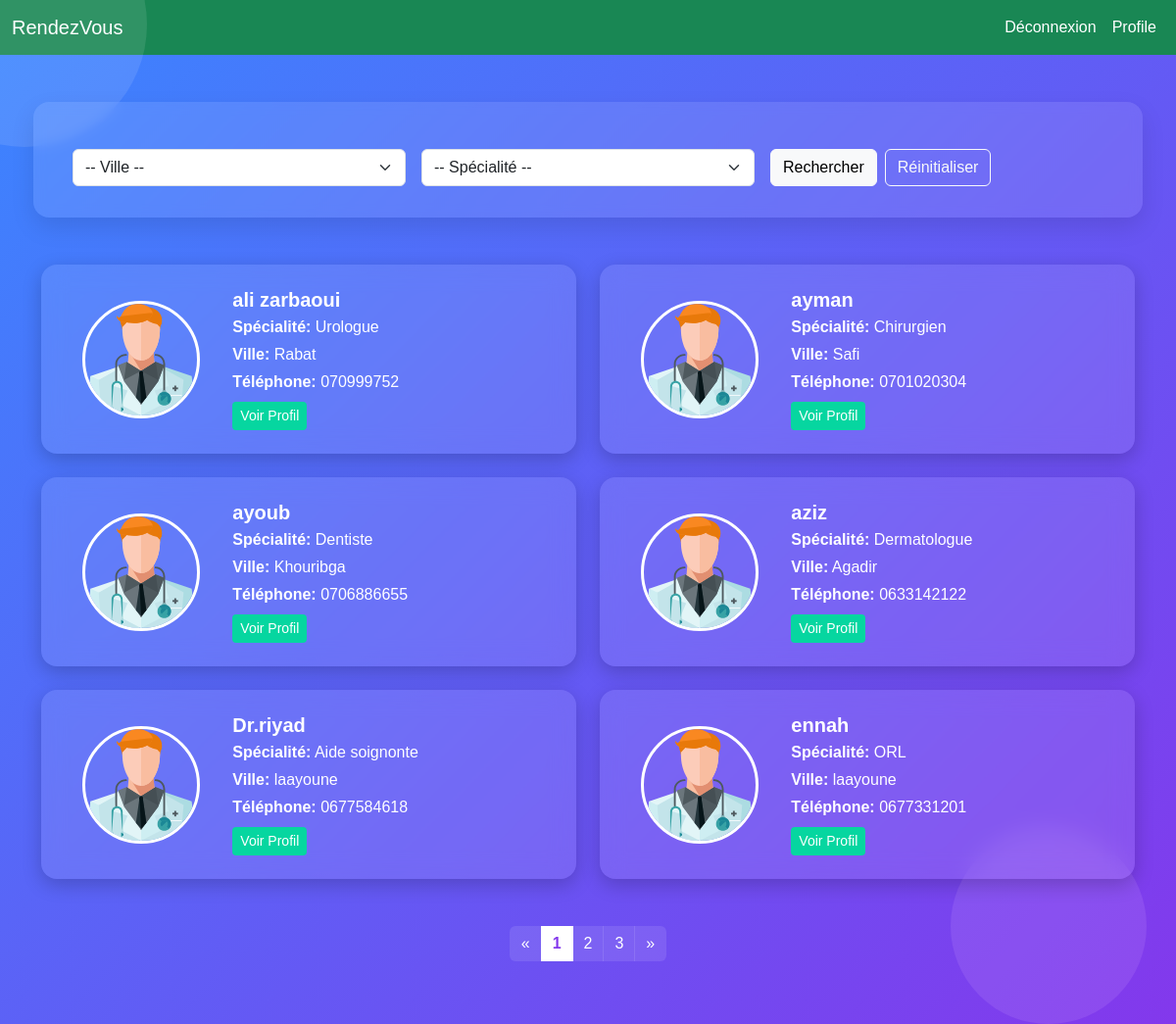
The page /patient.php (signed in) on the database its author committed.
### tables this page shows
CREATE TABLE `docteurs` (
  `id` int NOT NULL,
  `nom` varchar(200) DEFAULT NULL,
  `tel` varchar(200) DEFAULT NULL,
  `specialites_id` int DEFAULT NULL,
  `ville_id` int DEFAULT NULL,
  `user_id` int DEFAULT NULL
);

CREATE TABLE `specialites` (
  `id` int NOT NULL,
  `nom` varchar(200) DEFAULT NULL
);

CREATE TABLE `ville` (
  `id` int NOT NULL,
  `nom` varchar(200) DEFAULT NULL
);

### patient.php (the view, shortened to what this page needs)
<?php
include "db.php";
include "nav.php";
$filtre_ville = $_GET['ville'] ?? '';
$filtre_specialite = $_GET['specialite'] ?? '';
$par_page = 6;
$page = isset($_GET['page']) && is_numeric($_GET['page']) ? (int) $_GET['page'] : 1;
$offset = ($page - 1) * $par_page;
$sql_count = "SELECT COUNT(*) FROM docteurs d
    JOIN ville v ON d.ville_id = v.id
    JOIN specialites s ON d.specialites_id = s.id";
$params_count = [];
$stmt_count = $pdo->prepare($sql_count);
$stmt_count->execute($params_count);
$total = $stmt_count->fetchColumn();
$total_pages = ceil($total / $par_page);
$sql = "SELECT d.id, d.nom, d.tel, s.nom AS specialite, v.nom AS ville
    FROM docteurs d
    JOIN ville v ON d.ville_id = v.id
    JOIN specialites s ON d.specialites_id = s.id";
$params = [];
$sql .= " ORDER BY d.nom ASC LIMIT $par_page OFFSET $offset";
$stmt = $pdo->prepare($sql);
$stmt->execute($params);
$docteurs = $stmt->fetchAll();
?>
<!DOCTYPE html>
<html lang="en">
<head>
    <link rel="stylesheet" href="css/bootstrap.min.css">
</head>
</head>
<body>
<div class="background-shape shape1"></div>
<div class="background-shape shape2"></div>
<div class="container">
  <form method="get" class="row g-3 filter-box">
    <div class="col-md-4">
      <select name="ville" class="form-select">
        <option value="">-- Ville --</option>
      </select>
    </div>
    <div class="col-md-4">
      <select name="specialite" class="form-select">
        <option value="">-- Spécialité --</option>
      </select>
    </div>
    <div class="col-md-4 d-flex gap-2">
      <button class="btn btn-light">Rechercher</button>
      <a href="patient.php" class="btn btn-outline-light">Réinitialiser</a>
    </div>
  </form>
  <div class="my-5">
    <?php if (count($docteurs)): ?>
      <div class="row row-cols-1 row-cols-md-2 g-4">
        <?php foreach ($docteurs as $d): ?>
          <div class="col">
            <div class="card-doctor">
              <div class="row g-3 align-items-center">
                <div class="col-md-4 text-center">
                  <img src="doctor-svgrepo-com (2).svg" alt="Photo docteur" class="doctor-img">
                </div>
                <div class="col-md-8">
                  <h5 class="fw-bold mb-1"><?= htmlspecialchars($d['nom']) ?></h5>
                  <p class="mb-1"><strong>Spécialité:</strong> <?= htmlspecialchars($d['specialite']) ?></p>
                  <p class="mb-1"><strong>Ville:</strong> <?= htmlspecialchars($d['ville']) ?></p>
                  <p class="mb-2"><strong>Téléphone:</strong> <?= htmlspecialchars($d['tel']) ?></p>
                  <a href="profile.php?id=<?= $d['id'] ?>" class="btn btn-success btn-sm">Voir Profil</a>
                </div>
              </div>
            </div>
          </div>
        <?php endforeach; ?>
      </div>
    <?php else: ?>
      <p class="text-center">Aucun docteur trouvé.</p>
    <?php endif; ?>
  </div>
  <?php if ($total_pages > 1): ?>
    <nav class="d-flex justify-content-center">
      <ul class="pagination">
        <?php $base_url = "patient.php?ville=" . urlencode($filtre_ville) . "&specialite=" . urlencode($filtre_specialite); ?>
        <li class="page-item <?= $page <= 1 ? 'disabled' : '' ?>">
          <a class="page-link" href="<?= $base_url . '&page=' . ($page - 1) ?>">«</a>
        </li>
        <?php for ($i = 1; $i <= $total_pages; $i++): ?>
          <li class="page-item <?= $i == $page ? 'active' : '' ?>">
            <a class="page-link" href="<?= $base_url . '&page=' . $i ?>"><?= $i ?></a>
          </li>
        <?php endfor; ?>
        <li class="page-item <?= $page >= $total_pages ? 'disabled' : '' ?>">
          <a class="page-link" href="<?= $base_url . '&page=' . ($page + 1) ?>">»</a>
        </li>
      </ul>
    </nav>
  <?php endif; ?>
</div>
</body>
</html>

### nav.php (shortened to what this page needs)
<!DOCTYPE html>
<html lang="en">
<head>
  <link href="css/bootstrap.min.css" rel="stylesheet">
</head>
<body>
<nav class="navbar navbar-expand-lg navbar-dark bg-success">
  <div class="container-fluid">
    <a class="navbar-brand" href="#">RendezVous</a>
    <div class="collapse navbar-collapse" id="navbarNav">
      <ul class="navbar-nav ms-auto">
        <li class="nav-item">
          <a href="logout.php" class="nav-link active" aria-current="page">Déconnexion</a>
        </li>
        <li class="nav-item">
          <a class="nav-link active" href="patient_profile.php">Profile</a>
        </li>
      </ul>
    </div>
  </div>
</nav>
</body>
</html>

### patient.php (style rules this page uses)
body { font-family: 'Poppins', sans-serif; background: linear-gradient(135deg, #3a86ff, #8338ec); min-height: 100vh; overflow-x: hidden; color: #fff; position: relative; margin: 0; padding-bottom: 3rem; }
.background-shape { position: absolute; border-radius: 50%; opacity: 0.1; z-index: 0; animation: float 6s ease-in-out infinite; }
.shape1 { width: 250px; height: 250px; top: -100px; left: -100px; background: #ffffff; }
.shape2 { width: 200px; height: 200px; bottom: 0; right: 30px; background: #ffd6ff; animation-delay: 2s; }
.container { position: relative; z-index: 1; }
.filter-box { background-color: rgba(255, 255, 255, 0.1); backdrop-filter: blur(6px); border-radius: 1rem; padding: 2rem; margin-top: 3rem; box-shadow: 0 10px 25px rgba(0,0,0,0.1); }
.card-doctor { background: rgba(255, 255, 255, 0.1); backdrop-filter: blur(12px); border-radius: 1rem; box-shadow: 0 6px 20px rgba(0,0,0,0.2); color: white; padding: 1.5rem; transition: transform 0.3s ease; }
.doctor-img { width: 120px; height: 120px; object-fit: cover; border-radius: 50%; border: 3px solid #fff; }
.pagination .page-link { background-color: rgba(255,255,255,0.1); color: white; border: none; }
.pagination .active .page-link { background-color: #fff; color: #8338ec; font-weight: bold; }
a.btn-success { background-color: #06d6a0; border: none; }

### rows shown on the page
docteurs: nom "ali zarbaoui", specialites.nom "Urologue", ville.nom "Rabat", tel "070999752"
docteurs: nom "ayman", specialites.nom "Chirurgien", ville.nom "Safi", tel "0701020304"
docteurs: nom "ayoub", specialites.nom "Dentiste", ville.nom "Khouribga", tel "0706886655"
docteurs: nom "aziz", specialites.nom "Dermatologue", ville.nom "Agadir", tel "0633142122"
docteurs: nom "Dr.riyad", specialites.nom "Aide soignonte", ville.nom "laayoune", tel "0677584618"
docteurs: nom "ennah", specialites.nom "ORL", ville.nom "laayoune", tel "0677331201"
